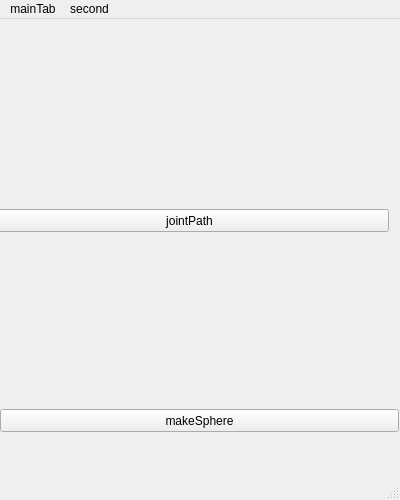
<?xml version="1.0" encoding="UTF-8"?>
<ui version="4.0">
 <class>mainWindow_dt</class>
 <widget class="QMainWindow" name="mainWindow_dt">
  <property name="geometry">
   <rect>
    <x>0</x>
    <y>0</y>
    <width>400</width>
    <height>500</height>
   </rect>
  </property>
  <property name="minimumSize">
   <size>
    <width>400</width>
    <height>500</height>
   </size>
  </property>
  <property name="maximumSize">
   <size>
    <width>5000</width>
    <height>5000</height>
   </size>
  </property>
  <property name="windowTitle">
   <string>MainWindow</string>
  </property>
  <widget class="QWidget" name="centralwidget">
   <widget class="QPushButton" name="sphere">
    <property name="geometry">
     <rect>
      <x>0</x>
      <y>390</y>
      <width>399</width>
      <height>23</height>
     </rect>
    </property>
    <property name="text">
     <string>makeSphere</string>
    </property>
   </widget>
   <widget class="QLabel" name="label">
    <property name="geometry">
     <rect>
      <x>130</x>
      <y>10</y>
      <width>91</width>
      <height>51</height>
     </rect>
    </property>
    <property name="text">
     <string/>
    </property>
    <property name="pixmap">
     <pixmap>logo.png</pixmap>
    </property>
   </widget>
   <widget class="QPushButton" name="jointPath">
    <property name="geometry">
     <rect>
      <x>-10</x>
      <y>190</y>
      <width>399</width>
      <height>23</height>
     </rect>
    </property>
    <property name="text">
     <string>jointPath</string>
    </property>
   </widget>
  </widget>
  <widget class="QMenuBar" name="menubar">
   <property name="geometry">
    <rect>
     <x>0</x>
     <y>0</y>
     <width>400</width>
     <height>21</height>
    </rect>
   </property>
   <widget class="QMenu" name="menuMainTab">
    <property name="title">
     <string>mainTab</string>
    </property>
    <addaction name="actionClose"/>
    <addaction name="actionOpen"/>
   </widget>
   <widget class="QMenu" name="menuSecond">
    <property name="title">
     <string>second</string>
    </property>
   </widget>
   <addaction name="menuMainTab"/>
   <addaction name="menuSecond"/>
  </widget>
  <widget class="QStatusBar" name="statusbar"/>
  <action name="actionClose">
   <property name="text">
    <string>close</string>
   </property>
  </action>
  <action name="actionOpen">
   <property name="text">
    <string>Open</string>
   </property>
  </action>
 </widget>
 <resources/>
 <connections/>
</ui>
